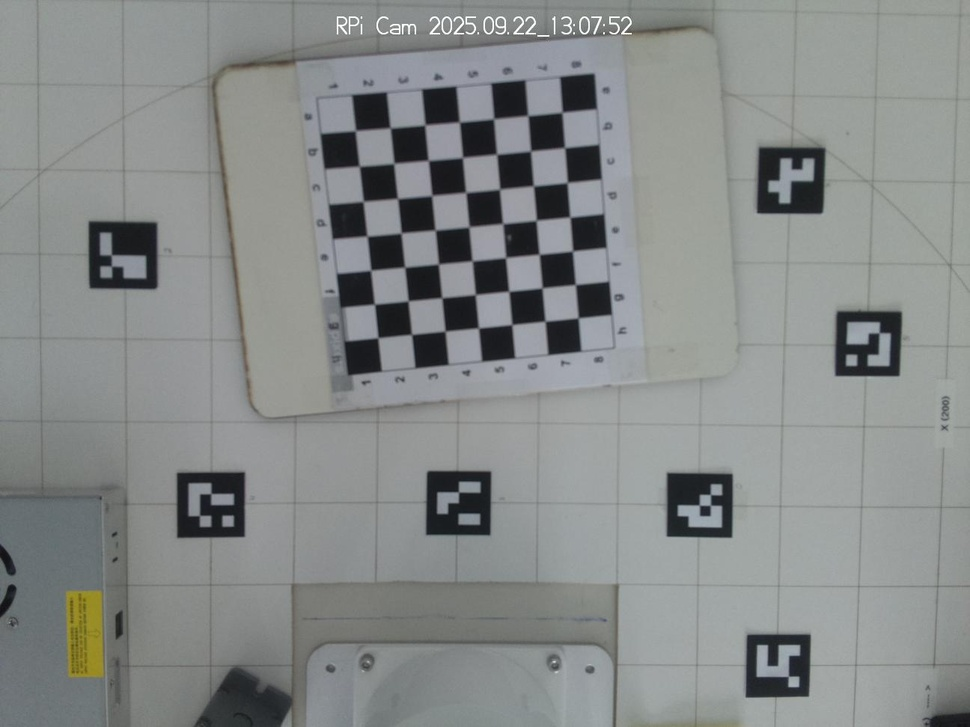
#> input picture src/yolo_object_detector/cam_calib_imgs/im_0000_20250922_130752.jpg, 970 x 727 px, shrunk from 1296 x 972 before the run; its folder holds only this picture in this run
$ python calibrate_camera.py
#> lines starting #> are read from the running program, lines starting #| are printed output that depends on the picture; after the words box and inside, x2 and y2 are one past the last pixel; in counts of white or black regions, pixels touching at a corner belong together; long printed decimals are rounded
import cv2
import numpy as np
import os
import glob
import yaml

# --- Konfiguration ---
# Passe diese Werte an dein Schachbrett an.
# Anzahl der inneren Ecken des Schachbretts (Spalten, Zeilen).
CHESSBOARD_DIM = (7, 7)
# Größe eines Quadrats auf dem Schachbrett in Metern.
SQUARE_SIZE = 0.02  # 2.0 cm

# Verzeichnis, in dem die Kalibrierungsbilder gespeichert sind.
IMAGE_DIR = "/home/mk/dev_ws/src/yolo_object_detector/cam_calib_imgs"

# Ausgabedatei für die Kalibrierungsdaten.
# Der Pfad sollte zu deinem Paket passen, damit er später von ROS 2 gefunden wird.
OUTPUT_FILE = os.path.expanduser('~/dev_ws/src/yolo_object_detector/cam_calib/camera_calibration_data.yaml')

# --- Skript-Logik ---
def calibrate_camera():
    """
    Führt die Kamerakalibrierung anhand von Schachbrettbildern durch
    und speichert die Ergebnisse in einer YAML-Datei.
    """
    # 3D-Punkte im realen Raum vorbereiten (z.B. (0,0,0), (1,0,0), ..., (8,5,0))
    objp = np.zeros((CHESSBOARD_DIM[0] * CHESSBOARD_DIM[1], 3), np.float32)
    objp[:, :2] = np.mgrid[0:CHESSBOARD_DIM[0], 0:CHESSBOARD_DIM[1]].T.reshape(-1, 2)
    objp = objp * SQUARE_SIZE

    # Arrays zum Speichern der Objektpunkte und Bildpunkte aus allen Bildern.
    objpoints = []  # 3D-Punkte in der realen Welt
    imgpoints = []  # 2D-Punkte in der Bildebene

    images = glob.glob(os.path.join(IMAGE_DIR, '*.jpg'))
    if not images:
        images = glob.glob(os.path.join(IMAGE_DIR, '*.png'))

    if not images:
        print(f"Fehler: Keine Bilder im Verzeichnis '{IMAGE_DIR}' gefunden.")
        return

    print(f"{len(images)} Bilder zur Kalibrierung gefunden...")

    for fname in images:
        img = cv2.imread(fname)
#> img is the input picture: shape (727, 970, 3); mean B, G, R 137.2, 138.1, 134.6
        gray = cv2.cvtColor(img, cv2.COLOR_BGR2GRAY)

        # Finde die Ecken des Schachbretts
        ret, corners = cv2.findChessboardCorners(gray, CHESSBOARD_DIM, None)
#> ret = True; corners = 49 rows, first 8: [560.8, 110.5], [565.9, 145.8], [568.6, 183.8], [568.5, 218.4], [574, 252.3], [576.5, 282.6], [576.7, 316.7], [526.3, 117]

        # Wenn Ecken gefunden wurden, füge Objekt- und Bildpunkte hinzu
        if ret:
            objpoints.append(objp)
            # Verfeinere die Eckpunkte für höhere Genauigkeit
            corners2 = cv2.cornerSubPix(gray, corners, (11, 11), (-1, -1),
                                       (cv2.TERM_CRITERIA_EPS + cv2.TERM_CRITERIA_MAX_ITER, 30, 0.001))
#> corners2 = 49 rows, first 8: [562.1, 112.3], [564.6, 147.6], [567.3, 182.5], [569.9, 217.1], [572.5, 251], [575.4, 284.5], [578.3, 317.8], [527.9, 115.5]
            imgpoints.append(corners2)

            # Zeichne die Ecken zur visuellen Überprüfung
            cv2.drawChessboardCorners(img, CHESSBOARD_DIM, corners2, ret)
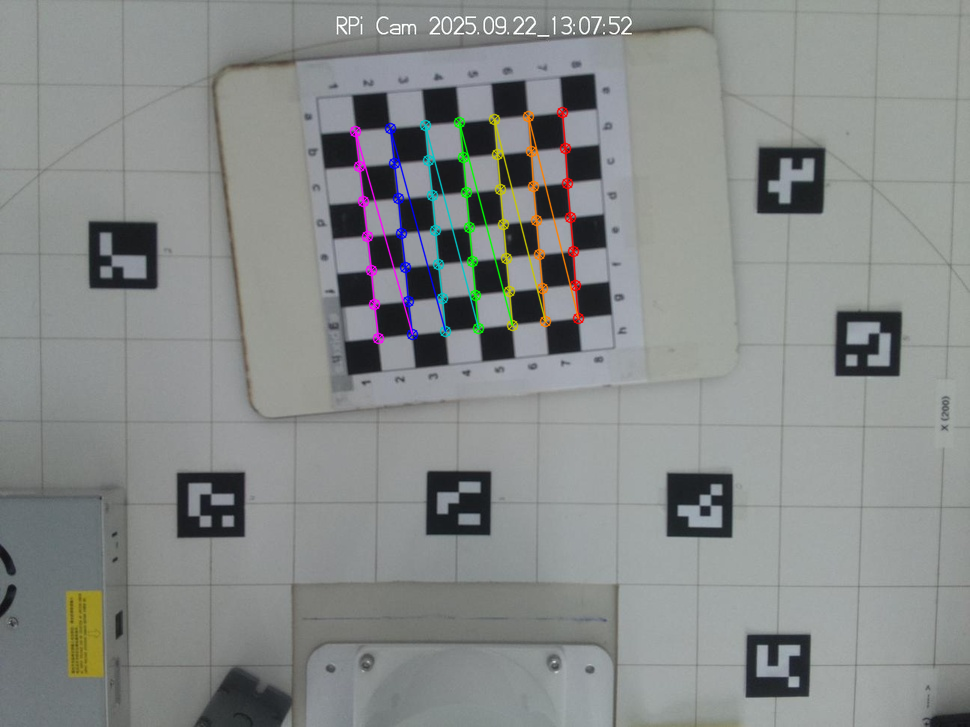
#> img: shape (727, 970, 3); 1.67% of pixels changed, all inside (x1, y1, x2, y2) = (349, 106, 585, 345)
            cv2.imshow('Schachbrett-Erkennung', img)
            cv2.waitKey(500)  # Zeige das Bild für 0.5 Sekunden

    cv2.destroyAllWindows()

    if not imgpoints:
        print("Fehler: Konnte in keinem Bild ein Schachbrett finden. Überprüfe CHESSBOARD_DIM.")
        return

    print("Kalibrierung wird durchgeführt...")
    # Führe die eigentliche Kamerakalibrierung durch
    ret, mtx, dist, rvecs, tvecs = cv2.calibrateCamera(objpoints, imgpoints, gray.shape[::-1], None, None)
#> ret = 0.073; mtx = [[983.3, 0, 479.7], [0, 978.6, 343.5], [0, 0, 1]]; dist = [[0.0757, 5.42, -0.00881, 0.00853, -54.71]]; rvecs = ([0.000505, -0.112, 1.47],); tvecs = ([0.0475, -0.134, 0.581],)

    if not ret:
        print("Kalibrierung fehlgeschlagen.")
        return

    print("\n--- Kalibrierung erfolgreich! ---")
    print("Kamera-Matrix (K):")
    print(mtx)
#| [[983.285   0.         479.692]
#|  [  0.         978.583 343.459]
#|  [  0.           0.           1.        ]]
    print("\nVerzerrungskoeffizienten (dist):")
    print(dist)
#| [[ 7.56717945e-02  5.42446400e+00 -8.81175486e-03  8.52763584e-03
#|   -5.47138365e+01]]

    # Speichere die Daten in einer YAML-Datei
    calibration_data = {
        'image_width': gray.shape[1],
        'image_height': gray.shape[0],
        'camera_name': 'default_camera',
        'camera_matrix': {
            'rows': 3, 'cols': 3,
            'data': mtx.flatten().tolist()
        },
        'distortion_model': 'plumb_bob',
        'distortion_coefficients': {
            'rows': 1, 'cols': 5,
            'data': dist.flatten().tolist()
        }
    }

    with open(OUTPUT_FILE, 'w') as f:
        yaml.dump(calibration_data, f, default_flow_style=None, sort_keys=False)

    print(f"\nKalibrierungsdaten wurden erfolgreich in '{OUTPUT_FILE}' gespeichert.")

if __name__ == '__main__':
    calibrate_camera()

$ run again, on src/yolo_object_detector/cam_calib_imgs/im_0003_20260212_132908.jpg
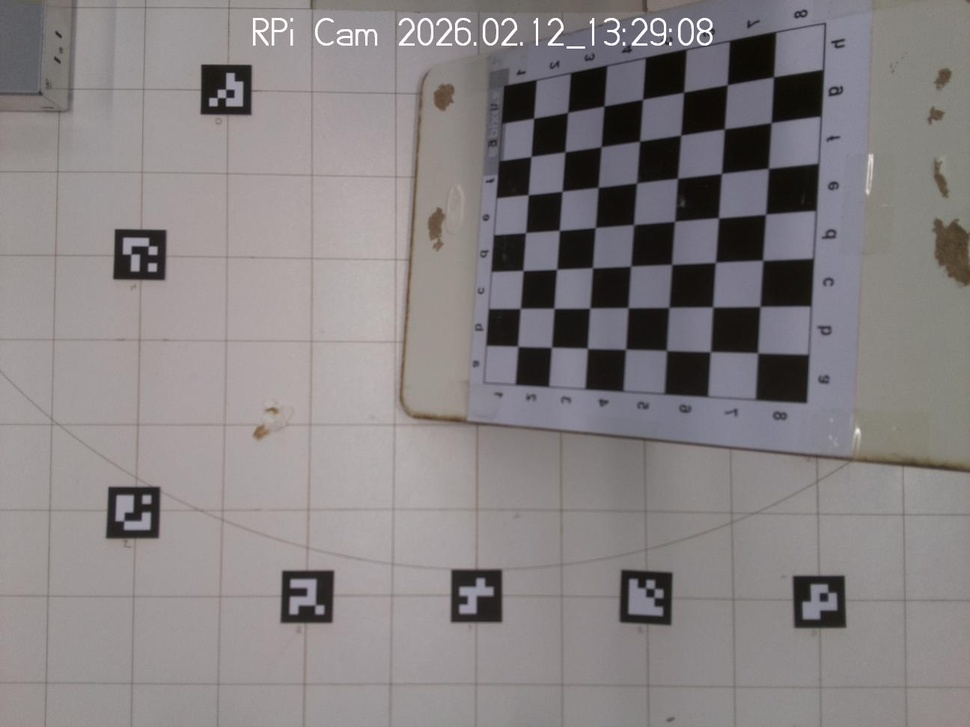
#> input picture src/yolo_object_detector/cam_calib_imgs/im_0003_20260212_132908.jpg, 970 x 727 px, shrunk from 1296 x 972 before the run
#> in calibrate_camera, img is the input picture: shape (727, 970, 3); mean B, G, R 130.7, 129.6, 134.4
#> in calibrate_camera, `ret, corners = cv2.findChessboardCorners(gray, CHESSBOARD_DIM, None)`: ret = True; corners = 49 rows, first 8: [775.1, 76.45], [772.7, 123.3], [769.6, 167.7], [766.7, 214.9], [763.7, 258.8], [761.4, 307.5], [759.6, 351.9], [728.9, 84.48]
#> corners2 = 49 rows, first 8: [773.5, 76.83], [771.2, 122.7], [768.4, 168.3], [765.6, 214.2], [762.7, 260.3], [760, 306.5], [757.6, 352.9], [727.2, 84.74]
#> in calibrate_camera, `cv2.drawChessboardCorners(img, CHESSBOARD_DIM, corners2, ret)`:
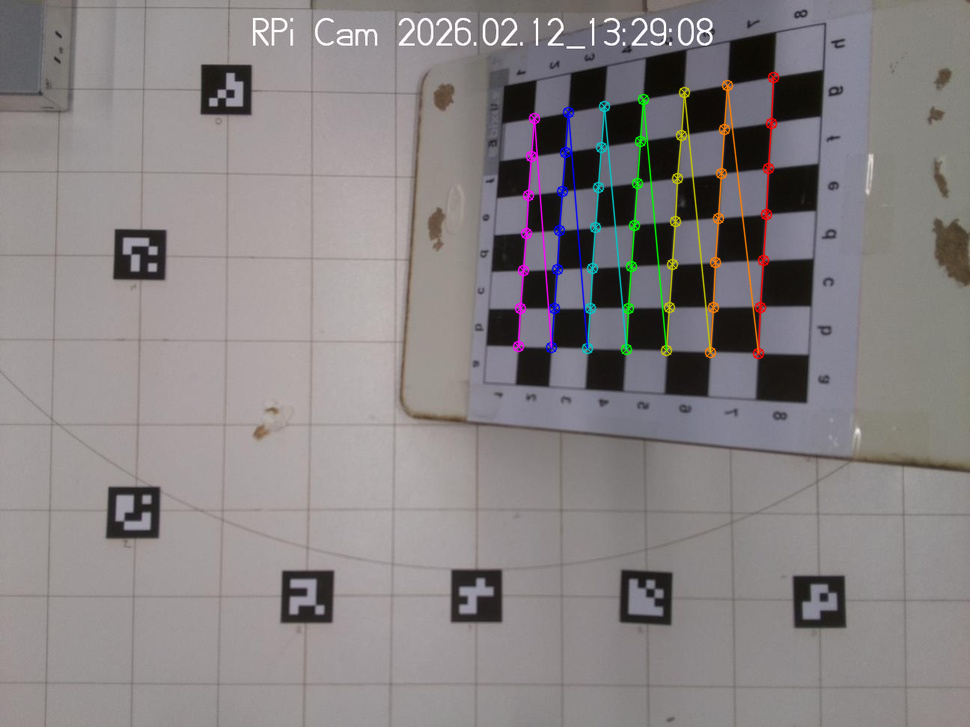
#> img: shape (727, 970, 3); 1.93% of pixels changed, all inside (x1, y1, x2, y2) = (512, 71, 780, 360)
#> in calibrate_camera, `ret, mtx, dist, rvecs, tvecs = cv2.calibrateCamera(objpoints, imgpoint..`: ret = 0.106; mtx = [[959.1, 0, 475.9], [0, 888, 325.6], [0, 0, 1]]; dist = [[0.318, -0.985, -0.00457, -0.00212, -0.0153]]; rvecs = ([0.485, 0.618, 1.54],); tvecs = ([0.12, -0.108, 0.396],)
#| [[959.078   0.         475.917]
#|  [  0.         887.961 325.640]
#|  [  0.           0.           1.        ]]
#| [[ 0.3178 -0.9847 -0.004566 -0.002123 -0.01531]]

$ run again, on src/yolo_object_detector/cam_calib_imgs/im_0005_20250922_130809.jpg
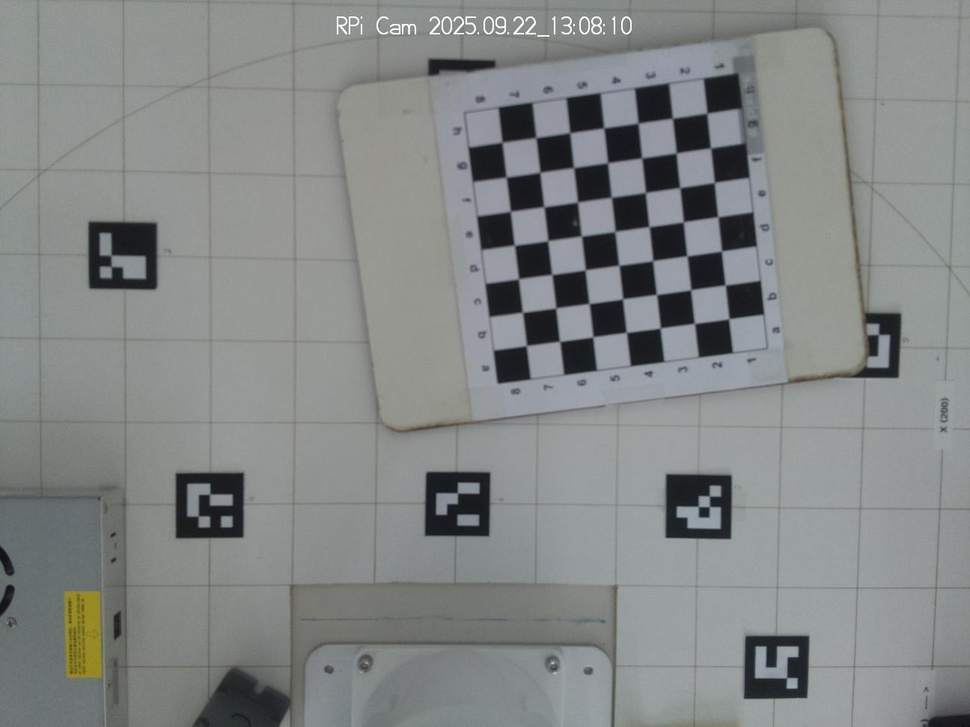
#> input picture src/yolo_object_detector/cam_calib_imgs/im_0005_20250922_130809.jpg, 970 x 727 px, shrunk from 1296 x 972 before the run
#> in calibrate_camera, img is the input picture: shape (727, 970, 3); mean B, G, R 134.3, 134.8, 131.5
#> in calibrate_camera, `ret, corners = cv2.findChessboardCorners(gray, CHESSBOARD_DIM, None)`: ret = True; corners = 49 rows, first 8: [706.6, 113.4], [710.3, 147.8], [714.3, 182.5], [717.9, 217], [721.2, 251.3], [725.2, 284.9], [728.8, 318.6], [672.5, 118.6]
#> corners2 = 49 rows, first 8: [706.9, 113.2], [710.5, 147.9], [714.3, 182.5], [717.8, 216.8], [721.5, 251], [725.2, 285], [728.8, 318.8], [672.5, 118.2]
#> in calibrate_camera, `cv2.drawChessboardCorners(img, CHESSBOARD_DIM, corners2, ret)`:
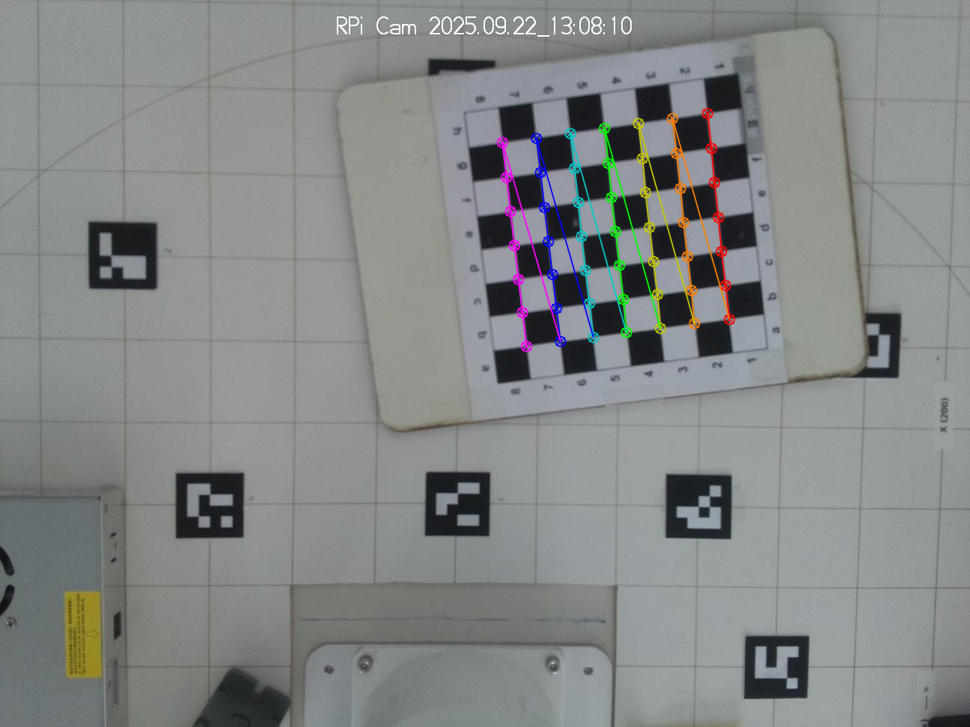
#> img: shape (727, 970, 3); 1.67% of pixels changed, all inside (x1, y1, x2, y2) = (496, 107, 736, 353)
#> in calibrate_camera, `ret, mtx, dist, rvecs, tvecs = cv2.calibrateCamera(objpoints, imgpoint..`: ret = 0.092; mtx = [[997.3, 0, 452.1], [0, 995.1, 458.2], [0, 0, 1]]; dist = [[0.243, -0.102, 0.0072, -0.005, -1.09]]; rvecs = ([0.0338, -0.00974, 1.45],); tvecs = ([0.149, -0.202, 0.596],)
#| [[997.253    0.         452.132]
#|  [  0.         995.142 458.163]
#|  [  0.           0.           1.        ]]
#| [[ 0.2432 -0.1024  0.007202   -0.005005 -1.089]]

$ run again, on src/yolo_object_detector/cam_calib_imgs/im_0000_20260212_132904.jpg
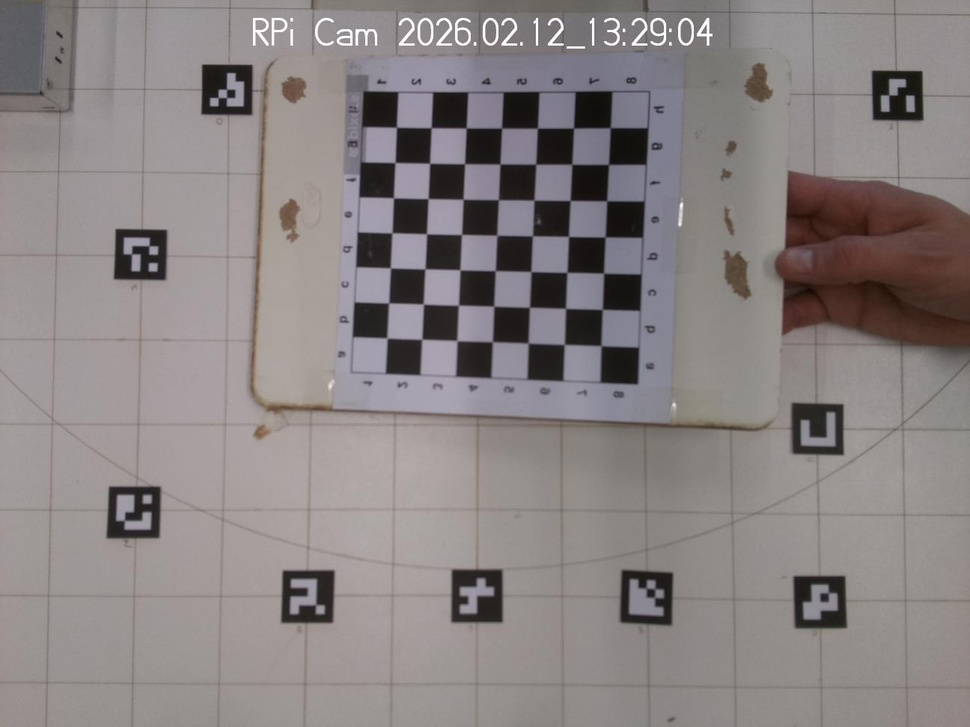
#> input picture src/yolo_object_detector/cam_calib_imgs/im_0000_20260212_132904.jpg, 970 x 727 px, shrunk from 1296 x 972 before the run
#> in calibrate_camera, img is the input picture: shape (727, 970, 3); mean B, G, R 130.6, 130.7, 137.2
#> in calibrate_camera, `gray = cv2.cvtColor(img, cv2.COLOR_BGR2GRAY)`:
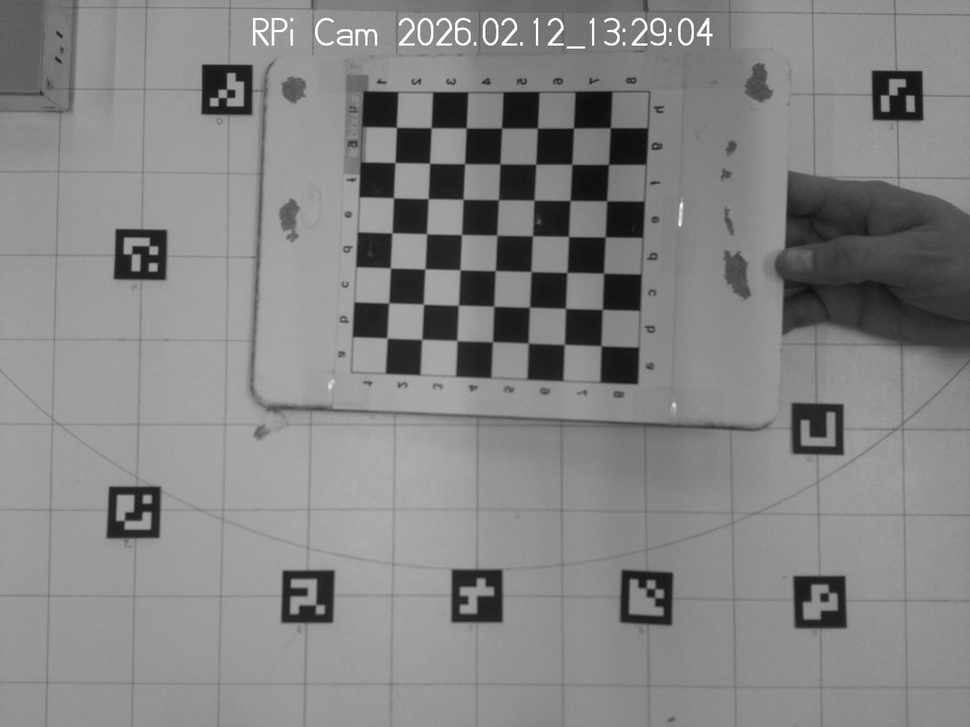
#> gray: shape (727, 970); min 11, max 255, mean 132.6
#> in calibrate_camera, `ret, corners = cv2.findChessboardCorners(gray, CHESSBOARD_DIM, None)`: ret = True; corners = 49 rows, first 8: [396.5, 127.4], [431.2, 127.7], [466.3, 128], [501.7, 128.1], [537.4, 128.2], [573.5, 128], [610.1, 127.8], [395.1, 162.6]
#> corners2 = 49 rows, first 8: [396.4, 127.3], [431.2, 127.7], [466.2, 128.1], [501.6, 128.1], [537.4, 128.2], [573.5, 128], [610.3, 127.7], [395, 162.5]
#> in calibrate_camera, `cv2.drawChessboardCorners(img, CHESSBOARD_DIM, corners2, ret)`:
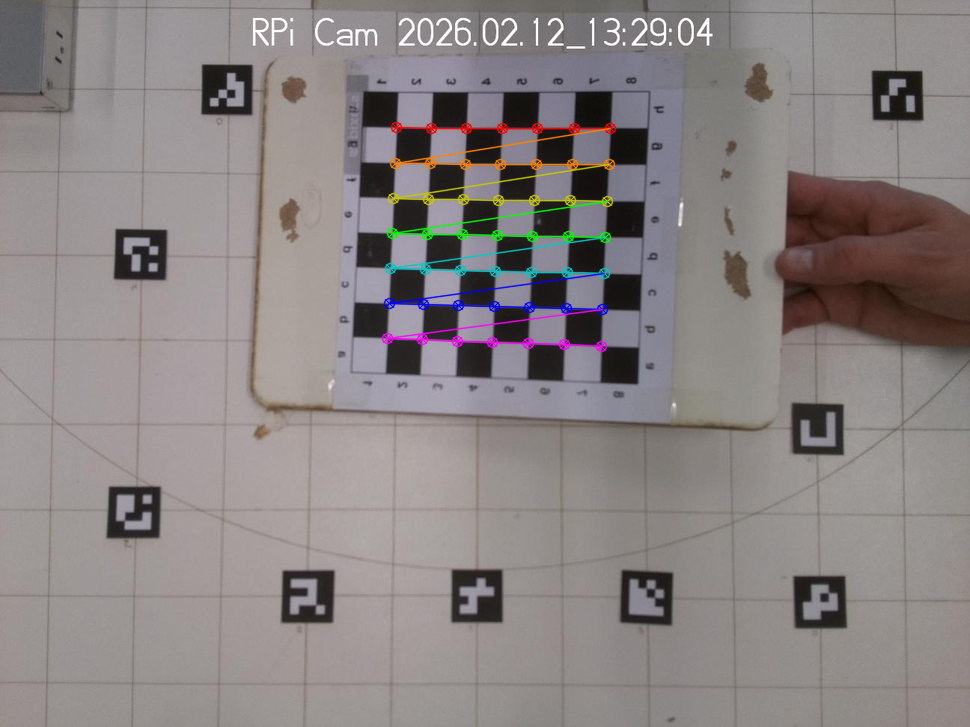
#> img: shape (727, 970, 3); 1.72% of pixels changed, all inside (x1, y1, x2, y2) = (381, 121, 617, 353)
#> in calibrate_camera, `ret, mtx, dist, rvecs, tvecs = cv2.calibrateCamera(objpoints, imgpoint..`: ret = 0.167; mtx = [[4060.6, 0, 462], [0, 3610.4, 379.9], [0, 0, 1]]; dist = [[1.19, 204.9, 0.0991, 0.00151, 1.17]]; rvecs = ([0.00148, 0.503, 0.0401],); tvecs = ([-0.033, -0.143, 2.03],)
#| [[4.06062344e+03 0.00000000e+00 4.62023953e+02]
#|  [0.00000000e+00 3.61039352e+03 3.79911992e+02]
#|  [0.00000000e+00 0.00000000e+00 1.00000000e+00]]
#| [[1.19085383e+00 2.04873585e+02 9.90960586e-02 1.50688145e-03
#|   1.16819819e+00]]
